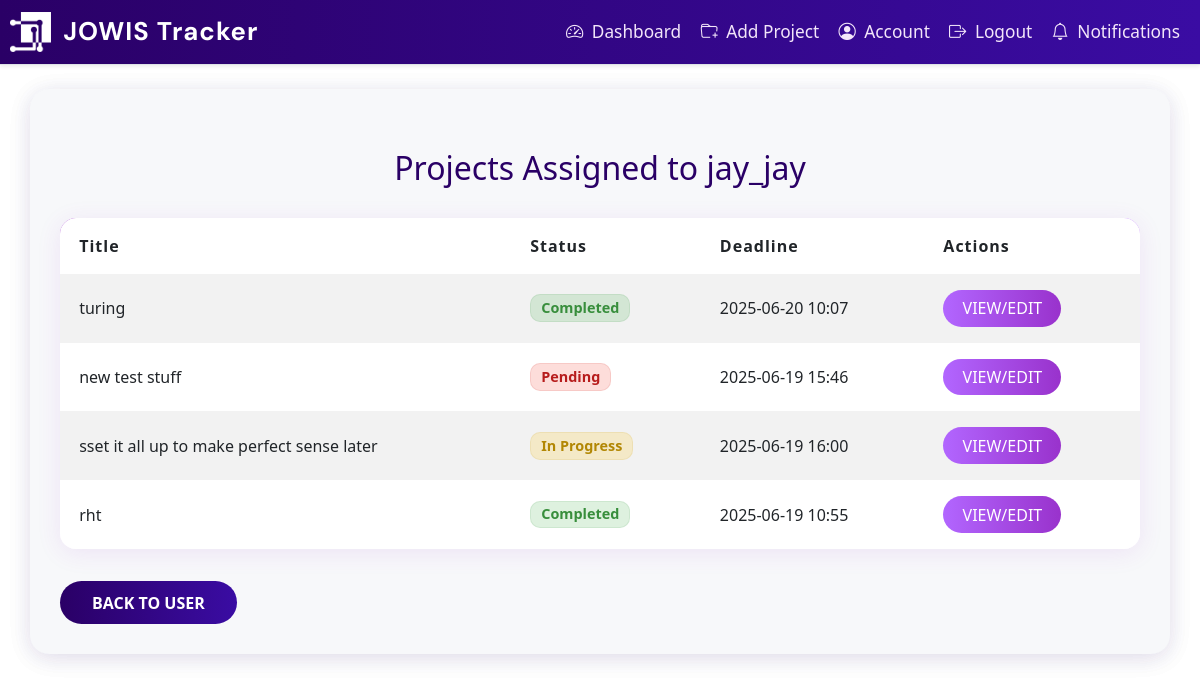
Before: /admin/users/1/projects (signed in) with the older database file.
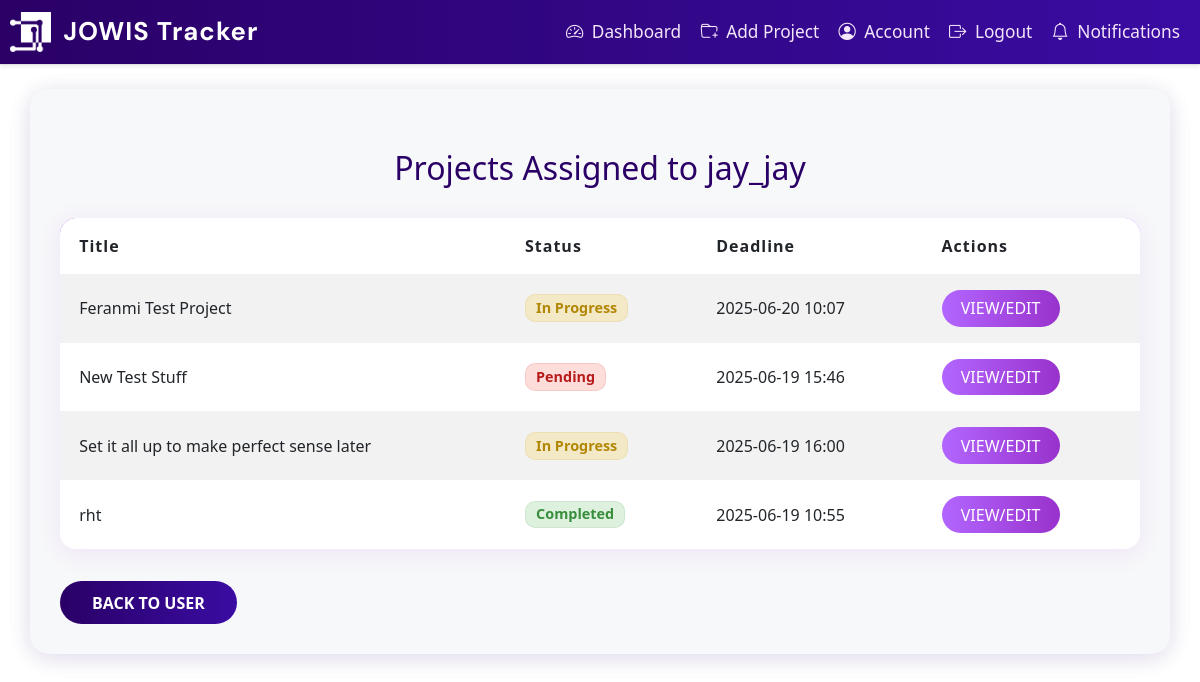
After: the same page with the newer database file.
### app/dbmodels.py (models this page shows, shortened)
class Project(db.Model):
    id = db.Column(db.Integer, primary_key=True, autoincrement=True)
    title = db.Column(db.String(150), nullable=False)
    description = db.Column(db.Text, nullable=False)
    tasks = db.relationship("Task", backref="project", cascade="all, delete-orphan", passive_deletes=True)
    milestones = db.relationship("Milestone", backref="project", cascade="all, delete-orphan", passive_deletes=True)
    deadline = db.Column(db.DateTime, nullable=False, default = datetime.now(timezone.utc)) # default to current time in UTC
    status = db.Column(db.String(20), nullable=False, default="Pending")
    comment = db.Column(db.Text, nullable=True)
    users = db.relationship(
        'User',
        secondary=project_users,
        back_populates='projects'
    )

### app/routes.py (the view)
@main.route('/admin/users/<int:user_id>/projects')
@login_required
def admin_user_projects(user_id):
    if current_user.role != "admin":
        abort(403)
    user = User.query.get_or_404(user_id)
    projects = user.projects
    return render_template('admin_user_projects.html', user=user, projects=projects)

### app/templates/admin_user_projects.html
{% extends "base.html" %}
{% block content %}
<div class="container mt-4">
  <h2>Projects Assigned to {{ user.username }}</h2>
  <table class="table table-striped">
    <thead>
      <tr>
        <th>Title</th>
        <th>Status</th>
        <th>Deadline</th>
        <th>Actions</th>
      </tr>
    </thead>
    <tbody>
      {% for project in projects %}
      <tr>
        <td>{{ project.title }}</td>
        <td>
          {% if project.status == 'Completed' %}
            <span class="badge bg-success">Completed</span>
          {% elif project.status == 'Pending' %}
            <span class="badge bg-danger">Pending</span>
          {% elif project.status == 'In Progress' %}
            <span class="badge bg-warning text-dark">In Progress</span>
          {% else %}
            <span class="badge bg-secondary">Unknown</span>
          {% endif %}
        </td>
        <td>{{ project.deadline.strftime('%Y-%m-%d %H:%M') if project.deadline else 'N/A' }}</td>
        <td>
          <a href="{{ url_for('main.admin_project_detail', project_id=project.id) }}" class="btn btn-info btn-sm">View/Edit</a>
        </td>
      </tr>
      {% endfor %}
    </tbody>
  </table>
  <a href="{{ url_for('main.view_user', user_id=user.id) }}" class="btn btn-secondary mt-3">Back to User</a>
</div>
{% endblock %}

Changed rows visible on the page:
changed Project: title "turing" → "Feranmi Test Project"; status "Completed" → "In Progress"
changed Project: title "new test stuff" → "New Test Stuff"
changed Project: title "sset it all up to make perfect sense later" → "Set it all up to make perfect sense later"
